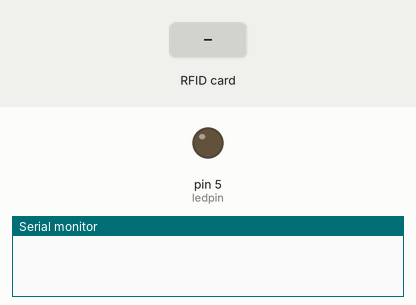
A sketch run on a simulated Arduino Uno, built with avr-gcc and run on an emulated ATmega328P. On the bench: output pins drawn as LEDs (lit = HIGH), the last lines printed to the serial monitor. The test bench sets the inputs (shaded band). Pins used as bus, display or sensor lines are not drawn.

Above: at 1.3 s.
1.4 s: RFID card 5E 7A 19 C4 held to the reader
2.9 s: RFID card 5E 7A 19 C4 held to the reader
At 3.4 s:
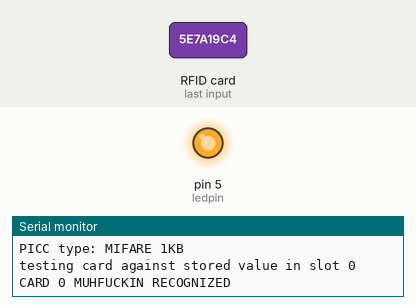
Timing chart, 0 to 5.9 s (numbered marks = the images above; inputs shaded):
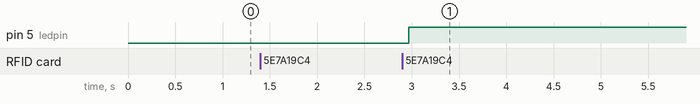

The sketch:

THDRFIDLegacy.ino
```cpp
/*

 * MFRC522 - Library to use ARDUINO RFID MODULE KIT 13.56 MHZ WITH TAGS SPI W AND R BY COOQROBOT.

 * The library file MFRC522.h has a wealth of useful info. Please read it.

 * The functions are documented in MFRC522.cpp.

 *

 * Based on code Dr.Leong   ( WWW.B2CQSHOP.COM )

 * Created by Miguel Balboa (circuitito.com), Jan, 2012.

 * Rewritten by Søren Thing Andersen (access.thing.dk), fall of 2013 (Translation to English, refactored, comments, anti collision, cascade levels.)

 *

 * Released into the public domain.

 *

 * This sample shows how to setup a block on a MIFARE Classic PICC to be in "Value Block" mode.

 * In Value Block mode the operations Increment/Decrement/Restore and Transfer can be used.

 *

 ----------------------------------------------------------------------------- empty_skull


 - Aggiunti pin per arduino Mega

 - Scritto semplice codice per la scrittura e lettura


 - add pin configuration for arduino mega

 - write simple read/write Code for new entry user


 http://mac86project.altervista.org/


 ----------------------------------------------------------------------------- Nicola Coppola

 * Pin layout should be as follows:

 * Signal     Pin              Pin               Pin

 *            Arduino Uno      Arduino Mega      MFRC522 board

 * ------------------------------------------------------------

 * Reset      9                5                 RST

 * SPI SS     10               53                SDA

 * SPI MOSI   11               51                MOSI

 * SPI MISO   12               50                MISO

 * SPI SCK    13               52                SCK

 *

 * The reader can be found on eBay for around 5 dollars. Search for "mf-rc522" on ebay.com.

 */


#include <SPI.h>

#include <MFRC522.h>


#define SS_PIN 10

#define RST_PIN 9

MFRC522 mfrc522(SS_PIN, RST_PIN);        // Create MFRC522 instance.

String storedids[10];


// This program shown how to control arduino from PC Via Bluetooth

// Connect ...

// arduino>>bluetooth

// D11   >>>  Rx

// D10   >>>  Tx

// you will need arduino 1.0.1 or higher to run this sketch


#include <SoftwareSerial.h>// import the serial library


SoftwareSerial softserve(3, 2); // RX, TX

int ledpin=5; // led on D13 will show blink on / off

int BluetoothData; // the data given from Computer

int ispresent=0;
int nocard=0;
int nocard2=0;
void setup() {

        Serial.begin(9600);        // Initialize serial communications with the PC

        SPI.begin();                // Init SPI bus

        mfrc522.PCD_Init();        // Init MFRC522 card

        //Serial.println("Scan a MIFARE Classic PICC to demonstrate Value Blocks.");

        //bluetooth serial begin

        softserve.begin(9600);

        softserve.println("Bluetooth On please press 1 or 0 blink LED ..");

        pinMode(ledpin,OUTPUT);

}


void loop() {


        // Prepare key - all keys are set to FFFFFFFFFFFFh at chip delivery from the factory.

        MFRC522::MIFARE_Key key;

        //I think this boosts range

        for (byte i = 0; i < 6; i++) {

                key.keyByte[i] = 0xFF;

        }

        // Look for new cards


        if ( ! mfrc522.PICC_IsNewCardPresent()) {
          return;

        }


        // Select one of the cards

        if (mfrc522.PICC_ReadCardSerial()) {
        nocard = 1;
        nocard2 = 1;
        ispresent = 1;
        }
        else
        {
        return;
        }

        // Now a card is selected. The UID and SAK is in mfrc522.uid.

        // Dump UID

        Serial.print("Card UID:");

        for (byte i = 0; i < mfrc522.uid.size; i++) {

                Serial.print(mfrc522.uid.uidByte[i] < 0x10 ? " 0" : " ");

                Serial.print(mfrc522.uid.uidByte[i], HEX);

        }

        Serial.println();


        // Dump PICC type

        byte piccType = mfrc522.PICC_GetType(mfrc522.uid.sak);

        Serial.print("PICC type: ");

        Serial.println(mfrc522.PICC_GetTypeName(piccType));

        if (        piccType != MFRC522::PICC_TYPE_MIFARE_MINI

                &&        piccType != MFRC522::PICC_TYPE_MIFARE_1K

                &&        piccType != MFRC522::PICC_TYPE_MIFARE_4K) {

                //Serial.println("This sample only works with MIFARE Classic cards.");

                return;

        }


            //Check through an array of 10 known IDs to see if the UID is new or known

        for (int i = 0; i<10; i++){

          if (storedids[i] == 0){

            Serial.print("no value stored in slot " + String(i) + " yet \n");

            storedids[i] = String(mfrc522.uid.uidByte[0]);

            Serial.print("current card value stored in slot " + String(i) + "\n");

            i=10;

            }


          else{

            Serial.print("testing card against stored value in slot " + String(i) + " \n");

            if (String(mfrc522.uid.uidByte[0]) != storedids[i]){

              Serial.print("this is not card " + String(i) + " \n");

               digitalWrite(ledpin,0);

            }

            if (String(mfrc522.uid.uidByte[0]) == storedids[i]){

              Serial.print("CARD " + String(i) + " MUHFUCKIN RECOGNIZED \n");

                 digitalWrite(ledpin,1);

               softserve.println(String(i));

              i=10;

              }

          }

        }


        // risponde successo

        //Serial.println(mfrc522.GetStatusCodeName(status));


        // Dump the result

        //mfrc522.PICC_DumpMifareClassicSectorToSerial(&(mfrc522.uid), &key, sector);


        // Halt PICC

        //mfrc522.PICC_HaltA();


        // Stop encryption on PCD

        //mfrc522.PCD_StopCrypto1();


}
```

Measured:
- after the input at 2.9 s, pin 5 (ledpin): LOW → HIGH after 0.07 s
